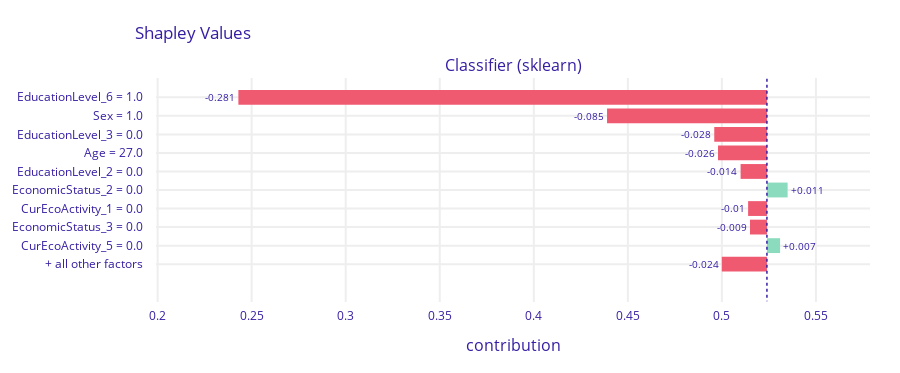

Source (notebook cell):
### Code cell
# Local explanation for male with low occupation (good prediction)
male_tn_sample = df_tn[df_tn[gender_feat]==1][0:1]
expl = explainer.predict_parts(male_tn_sample, type='shap')
expl.plot()

### Figure 1 — Plotly figure (JSON) as saved in the notebook; plotly's stock layout.template omitted (floating-point values rounded to 4 significant figures)
{"data": [{"base": 0.5239, "hoverinfo": "text", "hoverlabel": {"bgcolor": "rgba(0,0,0,0.8)"}, "hovertext": ["Average response: 0.524<br>Prediction: 0.066<br>EducationLevel_6 = 1.0<br>decreases average response <br>by 0.281", "Average response: 0.524<br>Prediction: 0.066<br>Sex = 1.0<br>decreases average response <br>by 0.085", "Average response: 0.524<br>Prediction: 0.066<br>EducationLevel_3 = 0.0<br>decreases average response <br>by 0.028", "Average response: 0.524<br>Prediction: 0.066<br>Age = 27.0<br>decreases average response <br>by 0.026", "Average response: 0.524<br>Prediction: 0.066<br>EducationLevel_2 = 0.0<br>decreases average response <br>by 0.014", "Average response: 0.524<br>Prediction: 0.066<br>EconomicStatus_2 = 0.0<br>increases average response <br>by 0.011", "Average response: 0.524<br>Prediction: 0.066<br>CurEcoActivity_1 = 0.0<br>decreases average response <br>by 0.01", "Average response: 0.524<br>Prediction: 0.066<br>EconomicStatus_3 = 0.0<br>decreases average response <br>by 0.009", "Average response: 0.524<br>Prediction: 0.066<br>CurEcoActivity_5 = 0.0<br>increases average response <br>by 0.007", "Average response: 0.524<br>Prediction: 0.066<br>+ all other factors<br>decreases average response <br>by 0.024"], "marker": {"color": ["#f05a71", "#f05a71", "#f05a71", "#f05a71", "#f05a71", "#8bdcbe", "#f05a71", "#f05a71", "#8bdcbe", "#f05a71"]}, "orientation": "h", "showlegend": false, "text": ["-0.281", "-0.085", "-0.028", "-0.026", "-0.014", "+0.011", "-0.01", "-0.009", "+0.007", "-0.024"], "textposition": "outside", "type": "bar", "x": [-0.281, -0.085, -0.028, -0.026, -0.014, 0.011, -0.01, -0.009, 0.007, -0.024], "xaxis": "x", "y": ["EducationLevel_6 = 1.0", "Sex = 1.0", "EducationLevel_3 = 0.0", "Age = 27.0", "EducationLevel_2 = 0.0", "EconomicStatus_2 = 0.0", "CurEcoActivity_1 = 0.0", "EconomicStatus_3 = 0.0", "CurEcoActivity_5 = 0.0", "+ all other factors"], "yaxis": "y"}], "layout": {"annotations": [{"font": {"size": 16}, "showarrow": false, "text": "Classifier (sklearn)", "x": 0.5, "xanchor": "center", "xref": "paper", "y": 1, "yanchor": "bottom", "yref": "paper"}, {"font": {"size": 16}, "showarrow": false, "text": "contribution", "x": 0.5, "xanchor": "center", "xref": "paper", "y": 0, "yanchor": "top", "yref": "paper", "yshift": -30}], "font": {"color": "#371ea3"}, "height": 373, "margin": {"b": 71, "r": 30, "t": 78}, "shapes": [{"line": {"color": "#371ea3", "dash": "dot", "width": 1.5}, "type": "line", "x0": 0.5239, "x1": 0.5239, "xref": "x", "y0": -1, "y1": 11, "yref": "y"}], "title": {"text": "Shapley Values", "x": 0.15}, "xaxis": {"anchor": "y", "automargin": true, "domain": [0, 1], "fixedrange": true, "gridwidth": 2, "range": [0.1991, 0.5787], "tickcolor": "white", "ticklen": 3, "ticks": "outside", "type": "linear", "zeroline": false}, "yaxis": {"anchor": "x", "automargin": true, "autorange": "reversed", "domain": [0, 1], "fixedrange": true, "gridwidth": 2, "tickcolor": "white", "ticklen": 10, "ticks": "outside", "type": "category"}}}
